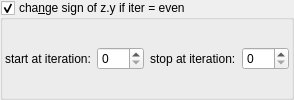
    <widget class="MyGroupBox" name="groupCheck_transf_function_enabledJ_false">
     <property name="font">
      <font>
       <weight>50</weight>
       <bold>false</bold>
      </font>
     </property>
     <property name="title">
      <string>cha&amp;nge sign of z.y if iter = even</string>
     </property>
     <property name="checkable">
      <bool>true</bool>
     </property>
     <layout class="QVBoxLayout" name="verticalLayout_20">
      <property name="leftMargin">
       <number>2</number>
      </property>
      <property name="topMargin">
       <number>2</number>
      </property>
      <property name="rightMargin">
       <number>2</number>
      </property>
      <property name="bottomMargin">
       <number>2</number>
      </property>
      <item>
       <layout class="QHBoxLayout" name="horizontalLayout_33" stretch="0,1,0,1">
        <item>
         <widget class="QLabel" name="label_121">
          <property name="text">
           <string>start at iteration:</string>
          </property>
         </widget>
        </item>
        <item>
         <widget class="MySpinBox" name="spinboxInt_transf_start_iterations_J">
          <property name="sizePolicy">
           <sizepolicy hsizetype="Minimum" vsizetype="Maximum">
            <horstretch>0</horstretch>
            <verstretch>0</verstretch>
           </sizepolicy>
          </property>
          <property name="maximum">
           <number>999</number>
          </property>
         </widget>
        </item>
        <item>
         <widget class="QLabel" name="label_86">
          <property name="text">
           <string>stop at iteration:</string>
          </property>
         </widget>
        </item>
        <item>
         <widget class="MySpinBox" name="spinboxInt_transf_stop_iterations_J">
          <property name="sizePolicy">
           <sizepolicy hsizetype="Minimum" vsizetype="Maximum">
            <horstretch>0</horstretch>
            <verstretch>0</verstretch>
           </sizepolicy>
          </property>
          <property name="maximum">
           <number>999</number>
          </property>
         </widget>
        </item>
       </layout>
      </item>
     </layout>
    </widget>
